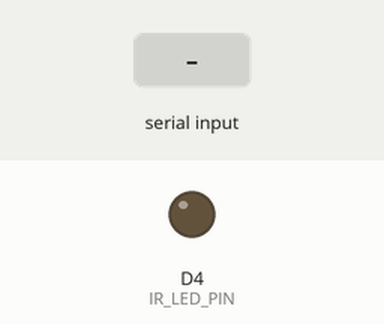
The sketch below on a simulated Arduino Uno R4 WiFi. On the bench: output pins drawn as LEDs (lit = HIGH). Dashed ring = blinking. The test bench sets the inputs (shaded band). Pins used as bus, display or sensor lines are not drawn; what the sketch prints to the serial monitor is not drawn.

Above: at 1.8 s.
1.9 s: "play\n" received over Serial
At 2.93 s:
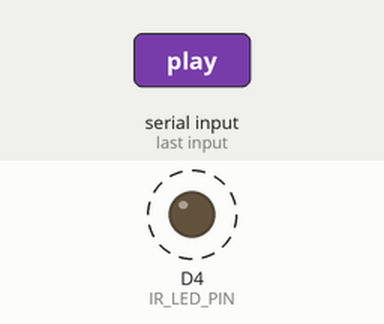
4.9 s: "bpm 140\n" received over Serial
7.9 s: "stop\n" received over Serial
At 8.6 s:
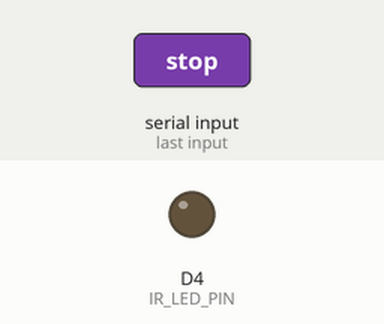
Timing chart, 0 to 10.9 s (numbered marks = the images above; inputs shaded):
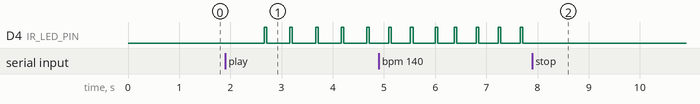

The sketch:

Master.ino
```cpp
/**
 * @file    main.ino  (Master)
 * @brief   赤外線同期輪唱システム — マスタ機 メインスケッチ
 *
 * =====================================================================
 *  【操作方法】シリアルモニタから以下のコマンドを入力して送信する
 *
 *   play          → 全スレーブへ BPM を送ってから PLAY を送信
 *   stop          → 全スレーブへ STOP を送信
 *   bpm <値>      → BPM を指定値 (40〜240) に変更して全スレーブへ送信
 *   bpm+          → BPM を 5 増加して全スレーブへ送信
 *   bpm-          → BPM を 5 減少して全スレーブへ送信
 *   sync          → SYNC を今すぐ 1 回全スレーブへ送信（手動）
 *   status        → 現在の BPM・再生状態をシリアルに表示
 *   help          → コマンド一覧を表示
 *
 *  【入力の注意】
 *   - 大文字・小文字どちらでも可（例: PLAY / play / Play すべて有効）
 *   - 行末は LF (\n) または CR+LF どちらでも動作する
 *   - シリアルモニタの「改行なし」設定には対応しない
 *
 * =====================================================================
 *  【setup() でやること】
 *    1. Serial.begin()   シリアル通信の開始（コマンド受信も兼ねる）
 *    2. tx.begin()       IR 送信モジュールの初期化（GPT タイマー確保）
 *    3. 起動後すぐに全スレーブへ初期 BPM を送信
 *
 *  【loop() でやること】
 *    1. handleSerial()      シリアルバッファを読み、コマンド行が完成したら実行
 *    2. updateSyncTiming()  再生中のとき 1 拍ごとに全スレーブへ SYNC を送信
 * =====================================================================
 */

// ============================================================
//  インクルード
// ============================================================
// #include "../Shared/IrDef.h"   // 共通定数・コマンド定義
// #include "../Shared/Packet.h"  // パケット生成・解析
#include "IrDef.h"
#include "Packet.h"

#include "Tx.h"      // IR 送信クラス
#include "Config.h"  // プロジェクト固有設定（現在は空ファイル）

#include "LedCtrl.h"    // 演出 LED 制御

// ============================================================
//  定数
// ============================================================
constexpr uint16_t BPM_MIN     = 10;   ///< BPM 最小値
constexpr uint16_t BPM_MAX     = 600;  ///< BPM 最大値
constexpr uint16_t BPM_DEFAULT = 120;  ///< 起動時の初期 BPM
constexpr uint16_t BPM_STEP    = 5;    ///< bpm+/bpm- 1 回あたりの変化量

/** シリアル受信バッファのサイズ (コマンド最大文字数 + 1) */
constexpr uint8_t  SERIAL_BUF_SIZE = 32;

// ============================================================
//  輪唱スケジュール（★ ここで輪唱の入りタイミングを管理する ★）
// ============================================================
/**
 * 各スレーブが「再生開始してから何拍後に演奏を始めるか」を Master が管理する。
 * Master は PLAY コマンドを各スレーブへ個別に時間差で送ることで輪唱を作る。
 * スレーブ側は PLAY を受け取った瞬間に即演奏を開始する（自己遅延なし）。
 *
 *   ROUND_START_BEAT[i] … i 号機(1始まり)の開始拍
 *   ROUND_SLAVE_DEST[i] … i 号機の宛先アドレス
 *
 * 【機体構成】 1〜3号機 = 旋律（輪唱）, 4〜5号機 = リズム（ドラム）
 *   - 旋律 3 機は 8 拍（2小節）ずつずらして 3 部輪唱にする → 0, 8, 16
 *   - リズム 2 機は輪唱初回（拍 0）から演奏を開始する        → 0, 0
 *   ※ 各機の役割・楽器は Slave 側 Song.h の VOICES[] と対応させること。
 */
constexpr uint8_t  ROUND_SLAVE_COUNT = 5;
constexpr uint16_t ROUND_START_BEAT[ROUND_SLAVE_COUNT] = { 0, 8, 16, 0, 0 };
constexpr uint8_t  ROUND_SLAVE_DEST[ROUND_SLAVE_COUNT] = {
    IR_DEST_SLAVE1, IR_DEST_SLAVE2, IR_DEST_SLAVE3, IR_DEST_SLAVE4, IR_DEST_SLAVE5
};


// ============================================================
//  インスタンス / グローバル変数
// ============================================================
/** IR 送信オブジェクト */
static Tx tx;

/** 可視光 LED 制御オブジェクト */
static LedCtrl ledCtrl;

/** 現在の BPM 値 */
static uint16_t g_bpm        = BPM_DEFAULT;

/** 再生中フラグ */
static bool     g_playing    = false;

/** 最後に SYNC を送った時刻 [ms]（ドリフト補正のため累積加算で管理）*/
static uint32_t g_lastSyncMs = 0;

/** 再生開始からの経過拍数（輪唱スケジュールと SYNC の拍カウンタを兼ねる）*/
static uint16_t g_beat = 0;

/** 各スレーブへ開始 PLAY を送信済みか（輪唱の二重送信防止）*/
static bool     g_started[ROUND_SLAVE_COUNT] = { false };

/** 論理コマンド連番 (2bit ラップ, 反復送信の重複除去に使用) */
static uint8_t  g_msgSeq = 0;

// ── シリアル受信バッファ ─────────────────────────────────────
/** 1 コマンド分の文字を溜めるバッファ */
static char     g_serialBuf[SERIAL_BUF_SIZE];
/** バッファに書き込んでいる現在位置 */
static uint8_t  g_serialPos  = 0;

// ============================================================
//  前方宣言
// ============================================================
static void sendCommand(uint8_t dest, IrCmd cmd, uint8_t data = 0);
static void handleSerial();
static void execCommand(const char* line);
static void updateSyncTiming();
static void dispatchRoundStarts(uint16_t beat);
static void printStatus();
static void printHelp();

// ============================================================
//  setup()
// ============================================================
void setup() {
    // ── シリアル初期化 ─────────────────────────────────────
    // ボーレート 115200bps。シリアルモニタも同じ値に設定すること。
    Serial.begin(115200);
    while (!Serial && millis() < 3000) {}

    Serial.println(F("========================================"));
    Serial.println(F(" 赤外線同期輪唱システム --- Master 起動"));
    Serial.println(F("========================================"));

    // ── IR 送信モジュール初期化 ────────────────────────────
    // 内部で FspTimer を使って GPT チャンネルを確保し、
    // 76kHz 周期割り込みを起動する（搬送波はまだ出力しない）
    tx.begin();

    ledCtrl.begin();

    // ── 起動時に全スレーブへ初期 BPM を送信 ─────────────────
    // スレーブ側の setup() 完了を待ってから送信する
    delay(500);
    sendCommand(IR_DEST_ALL, IrCmd::BPM, (uint8_t)((g_bpm - BPM_IR_MIN) / BPM_IR_STEP));

    printStatus();
    printHelp();
}

// ============================================================
//  loop()
// ============================================================
void loop() {
    // ── 1. シリアル入力の処理 ──────────────────────────────
    // 受信文字をバッファに溜め、改行が来たらコマンドを実行する
    handleSerial();

    // ── 2. 定期 SYNC 送信 ──────────────────────────────────
    // 再生中のときだけ 1 拍ごとのタイミングで SYNC を全員に送る
    updateSyncTiming();

    ledCtrl.update();
}

// ============================================================
//  handleSerial() ── シリアル受信とコマンドライン組み立て
// ============================================================
/**
 * @brief シリアルバッファを読み取り、改行が来たらコマンドを実行する
 *
 * @details
 *   loop() が呼ばれるたびに Serial.available() で受信文字を確認し、
 *   文字が来ていれば g_serialBuf に追記する。
 *   '\n'（LF）または '\r'（CR）を受け取ったら 1 行完成とみなし、
 *   execCommand() でコマンド文字列を解析・実行する。
 *
 *   バッファオーバーフロー防止:
 *     SERIAL_BUF_SIZE - 1 文字を超えた場合はバッファをクリアする。
 */
static void handleSerial() {
    while (Serial.available() > 0) {
        const char c = static_cast<char>(Serial.read());

        if (c == '\n' || c == '\r') {
            // 改行 → 1 行完成
            if (g_serialPos > 0) {
                g_serialBuf[g_serialPos] = '\0';  // 終端文字を追加
                execCommand(g_serialBuf);          // コマンドを実行
                g_serialPos = 0;                   // バッファをリセット
            }
            // g_serialPos == 0 のとき（空行）は何もしない

        } else if (g_serialPos < SERIAL_BUF_SIZE - 1) {
            // 通常文字 → バッファに追記
            g_serialBuf[g_serialPos++] = c;

        } else {
            // バッファ満杯 → 不正入力としてリセット
            Serial.println(F("[ERR] コマンドが長すぎます。バッファをクリアしました。"));
            g_serialPos = 0;
        }
    }
}

// ============================================================
//  execCommand() ── コマンド文字列の解析と実行
// ============================================================
/**
 * @brief 1 行のコマンド文字列を解析して対応する処理を実行する
 *
 * @param line  '\0' 終端のコマンド文字列（例: "play", "bpm 140"）
 *
 * @details
 *   受け取った文字列全体を小文字化してから比較する。
 *   "bpm <数値>" のように引数を持つコマンドは strtol() で数値を解析する。
 *
 *   対応コマンド一覧:
 *     play        PLAY シーケンスを実行（BPM送信 → PLAY送信）
 *     stop        STOP を全スレーブへ送信
 *     bpm <値>    BPM を指定値に変更して全スレーブへ送信
 *     bpm+        BPM を BPM_STEP 増加
 *     bpm-        BPM を BPM_STEP 減少
 *     sync        SYNC を今すぐ 1 回送信（手動トリガー）
 *     status      現在状態をシリアルに表示
 *     help / ?    コマンド一覧を表示
 */
static void execCommand(const char* line) {
    // ── 文字列全体を小文字化（コピーを作って操作）─────────
    char lower[SERIAL_BUF_SIZE];
    uint8_t i = 0;
    while (line[i] != '\0' && i < SERIAL_BUF_SIZE - 1) {
        // 'A'〜'Z' を 'a'〜'z' に変換（それ以外はそのまま）
        lower[i] = (line[i] >= 'A' && line[i] <= 'Z')
                   ? static_cast<char>(line[i] + 32)
                   : line[i];
        i++;
    }
    lower[i] = '\0';

    // ── 入力をシリアルにエコー表示 ─────────────────────────
    Serial.print(F("> ")); Serial.println(lower);

    // ── コマンド分岐 ────────────────────────────────────────

    // ---------- play ----------
    if (strcmp(lower, "play") == 0) {
        if (g_playing) {
            Serial.println(F("[INFO] すでに再生中です。"));
            return;
        }
        // STEP 1: 最新 BPM を全スレーブへ送る
        //         → スレーブが古い BPM で再生するのを防ぐ
        sendCommand(IR_DEST_ALL, IrCmd::BPM, (uint8_t)((g_bpm - BPM_IR_MIN) / BPM_IR_STEP));

        // STEP 2: BPM パケットの受信・処理が完了するまで少し待つ
        delay(30);

        // STEP 3: 輪唱スケジュールを初期化して再生状態へ
        //         PLAY は全員一斉ではなく、各スレーブへ時間差で個別送信する。
        //         輪唱タイミングはすべて Master(ROUND_START_BEAT[]) が管理する。
        g_beat       = 0;
        g_playing    = true;
        g_lastSyncMs = millis();  // SYNC/拍タイマーをここからリスタート
        for (uint8_t i = 0; i < ROUND_SLAVE_COUNT; i++) g_started[i] = false;

        // STEP 4: 開始拍 0 のスレーブを今すぐ始動させる（残りは loop で時間差送信）
        dispatchRoundStarts(g_beat);
        printStatus();

    // ---------- stop ----------
    } else if (strcmp(lower, "stop") == 0) {
        if (!g_playing) {
            Serial.println(F("[INFO] すでに停止中です。"));
            return;
        }
        sendCommand(IR_DEST_ALL, IrCmd::STOP, 0);
        g_playing = false;
        printStatus();

    // ---------- bpm+ ----------
    } else if (strcmp(lower, "bpm+") == 0) {
        if (g_bpm <= BPM_MAX - BPM_STEP) {
            g_bpm += BPM_STEP;
            sendCommand(IR_DEST_ALL, IrCmd::BPM, (uint8_t)((g_bpm - BPM_IR_MIN) / BPM_IR_STEP));
        } else {
            Serial.print(F("[INFO] BPM 上限 (")); Serial.print(BPM_MAX);
            Serial.println(F(") に達しています。"));
        }
        printStatus();

    // ---------- bpm- ----------
    } else if (strcmp(lower, "bpm-") == 0) {
        if (g_bpm >= BPM_MIN + BPM_STEP) {
            g_bpm -= BPM_STEP;
            sendCommand(IR_DEST_ALL, IrCmd::BPM, (uint8_t)((g_bpm - BPM_IR_MIN) / BPM_IR_STEP));
        } else {
            Serial.print(F("[INFO] BPM 下限 (")); Serial.print(BPM_MIN);
            Serial.println(F(") に達しています。"));
        }
        printStatus();

    // ---------- bpm <値> ----------
    // "bpm" の後にスペースと数値が続く形式（例: "bpm 140"）
    } else if (strncmp(lower, "bpm ", 4) == 0) {
        // 数値部分を "bpm " (4文字) の直後から取り出す
        const long val = strtol(lower + 4, nullptr, 10);

        if (val < BPM_MIN || val > BPM_MAX) {
            Serial.print(F("[ERR] BPM は "));
            Serial.print(BPM_MIN);
            Serial.print(F("〜"));
            Serial.print(BPM_MAX);
            Serial.println(F(" の範囲で指定してください。"));
        } else {
            g_bpm = static_cast<uint16_t>(val);
            sendCommand(IR_DEST_ALL, IrCmd::BPM, (uint8_t)((g_bpm - BPM_IR_MIN) / BPM_IR_STEP));
            printStatus();
        }

    // ---------- sync ----------
    // 手動で今すぐ SYNC を 1 回送信する（自動 SYNC とは別）
    } else if (strcmp(lower, "sync") == 0) {
        static uint8_t manualBeat = 0;
        sendCommand(IR_DEST_ALL, IrCmd::SYNC, manualBeat++);
        Serial.println(F("[INFO] SYNC を手動送信しました。"));

    // ---------- status ----------
    } else if (strcmp(lower, "status") == 0) {
        printStatus();

    // ---------- help / ? ----------
    } else if (strcmp(lower, "help") == 0 || strcmp(lower, "?") == 0) {
        printHelp();

    // ---------- 不明なコマンド ----------
    } else {
        Serial.print(F("[ERR] 不明なコマンド: \""));
        Serial.print(lower);
        Serial.println(F("\"  \"help\" でコマンド一覧を確認できます。"));
    }
}

// ============================================================
//  sendCommand() ── パケット生成 + IR 送信のラッパー
// ============================================================
/**
 * @brief 指定コマンドを宛先スレーブへ送信する
 *
 * @param dest  宛先アドレス (IR_DEST_ALL = 全員, IR_DEST_SLAVE1〜5 = 個別)
 * @param cmd   コマンド (IrCmd::PLAY / STOP / BPM / SYNC)
 * @param data  コマンドに付随するデータ (BPM 値など。不要なら 0)
 *
 * @details
 *   STEP 1: Packet::build() で 24bit パケットを生成する
 *           宛先・コマンド・データを所定ビット位置に配置し、
 *           XOR チェックバイトを自動計算して付与する。
 *
 *   STEP 2: tx.sendFrame() で NEC フォーマットで送信する
 *           ブロッキング処理。最長フレームで約 68ms かかる。
 */
static void sendCommand(uint8_t dest, IrCmd cmd, uint8_t data) {
    // STEP 1: SEQ と反復回数を決定
    uint8_t seq;
    uint8_t repeat;
    if (cmd == IrCmd::SYNC) {
        // SYNC は毎拍送信の自己回復型。SEQ は進めず 1 回のみ送る。
        seq    = g_msgSeq;
        repeat = 1;
    } else {
        // 論理コマンドごとに SEQ を +1（2bit ラップ）
        g_msgSeq = (g_msgSeq + 1) & IR_SEQ_MAX;
        seq      = g_msgSeq;
        // 再生中の PLAY/BPM は拍タイミングに直結するため 1 回のみ送信し、
        // IR_REPEAT_COUNT 回のブロッキング（最大 ~200ms）が拍のスケジューリングを
        // 乱すのを防ぐ（バースト送信や見かけ上のテンポ変動の原因になるため）。
        // STOP は再生タイミングと無関係なので、従来通り確実性を優先して連送する。
        repeat = (g_playing && cmd != IrCmd::STOP) ? 1 : IR_REPEAT_COUNT;
    }

    // STEP 2: 24bit パケット生成（拡張ハミング SEC-DED 符号化）
    const uint32_t packet = Packet::build(
        dest,
        static_cast<uint8_t>(cmd),
        data,
        seq
    );

    // STEP 3: 赤外線送信（重要コマンドは同一フレームを連送）
    for (uint8_t r = 0; r < repeat; r++) {
        tx.sendFrame(packet);
        if (r + 1 < repeat) delay(IR_REPEAT_GAP_MS);
    }

    // デバッグ出力
    Serial.print(F("  [TX] dest=0x")); Serial.print(dest, HEX);
    Serial.print(F(" cmd=0x"));        Serial.print(static_cast<uint8_t>(cmd), HEX);
    Serial.print(F(" data="));         Serial.print(data);
    Serial.print(F(" seq="));          Serial.print(seq);
    Serial.print(F(" x"));             Serial.print(repeat);
    Serial.print(F(" pkt=0x"));        Serial.println(packet, HEX);
}

// ============================================================
//  updateSyncTiming() ── 1 拍ごとの SYNC 送信 + 輪唱ディスパッチ
// ============================================================
/**
 * @brief 再生中、1 拍ごとに輪唱の始動判定と SYNC 送信を行う
 *
 * @details
 *   1 拍の間隔 [ms] = 60000 / BPM
 *   (例) BPM=120 → 500ms ごと
 *
 *   【ドリフト補正】
 *     g_lastSyncMs += beatMs とすることで、sendCommand() の処理時間が
 *     タイミングに積み重なるドリフトを防ぐ。
 *
 *   【輪唱の管理（Master 側）】
 *     g_beat（経過拍）を 1 拍ごとに加算し、dispatchRoundStarts() で
 *     開始拍に達したスレーブへ個別 PLAY を送る。輪唱の入りタイミングは
 *     すべて Master が制御し、スレーブは PLAY 受信で即演奏を開始する。
 *
 *   【SYNC の役割】
 *     全スレーブへ毎拍ブロードキャストし、各スレーブの内部タイマの
 *     位相ズレ（遅延）を補正させる。data には g_beat の下位 8bit を載せる。
 */
static void updateSyncTiming() {
    if (!g_playing) return;

    const uint32_t beatMs = 60000UL / g_bpm;

    if (millis() - g_lastSyncMs >= beatMs) {
        g_lastSyncMs += beatMs;  // 累積加算でドリフト防止
        g_beat++;                // 再生開始からの経過拍

        // ── 1. 輪唱の入りタイミング: 開始拍に達したスレーブを個別始動 ──
        dispatchRoundStarts(g_beat);

        // ── 2. 全スレーブへ SYNC を送信（位相ドリフト補正用）──
        //      data には拍カウンタの下位 8bit を載せる
        sendCommand(IR_DEST_ALL, IrCmd::SYNC, (uint8_t)(g_beat & 0xFF));
        ledCtrl.flash();  // 送信タイミングで可視光 LED を点滅
    }
}

// ============================================================
//  dispatchRoundStarts() ── 開始拍に達したスレーブへ個別 PLAY を送る
// ============================================================
/**
 * @brief 経過拍 beat に開始タイミングが一致したスレーブへ PLAY を個別送信する
 *
 * @param beat 再生開始からの経過拍数
 *
 * @details
 *   ROUND_START_BEAT[i] <= beat になった未始動スレーブへ PLAY を送り、
 *   g_started[i] を立てて二重送信を防ぐ。これにより輪唱の入りタイミングを
 *   すべて Master 側で制御する。スレーブは PLAY 受信で即演奏を開始する。
 */
static void dispatchRoundStarts(uint16_t beat) {
    for (uint8_t i = 0; i < ROUND_SLAVE_COUNT; i++) {
        if (!g_started[i] && beat >= ROUND_START_BEAT[i]) {
            sendCommand(ROUND_SLAVE_DEST[i], IrCmd::PLAY, 0);
            g_started[i] = true;
            Serial.print(F("[ROUND] "));
            Serial.print(i + 1);
            Serial.print(F("号機 開始 (拍 "));
            Serial.print(ROUND_START_BEAT[i]);
            Serial.println(F(")"));
        }
    }
}

// ============================================================
//  printStatus() ── 現在状態の表示
// ============================================================
static void printStatus() {
    Serial.println(F("+-----------------+"));
    Serial.print(F("|  BPM   : "));
    // 3桁表示のために空白でパディング
    if (g_bpm < 100) Serial.print(F(" "));
    if (g_bpm <  10) Serial.print(F(" "));
    Serial.print(g_bpm);
    Serial.println(F("         |"));
    Serial.print(F("|  再生  : "));
    Serial.println(g_playing ? F("ON          |") : F("OFF         |"));
    Serial.println(F("+-----------------+"));
}

// ============================================================
//  printHelp() ── コマンド一覧の表示
// ============================================================
static void printHelp() {
    Serial.println(F("--- コマンド一覧 ----------------------------"));
    Serial.println(F("  play        全スレーブへ BPM 送信 -> PLAY"));
    Serial.println(F("  stop        全スレーブへ STOP 送信"));
    Serial.println(F("  bpm <値>    BPM を指定値 (10〜600, 5刻み) に変更"));
    Serial.println(F("  bpm+        BPM を +5"));
    Serial.println(F("  bpm-        BPM を -5"));
    Serial.println(F("  sync        SYNC を今すぐ手動送信"));
    Serial.println(F("  status      現在の状態を表示"));
    Serial.println(F("  help / ?    このヘルプを表示"));
    Serial.println(F("--------------------------------------------"));
}
```

Input.cpp
```cpp

```

LedCtrl.cpp
```cpp
#include "LedCtrl.h"

void LedCtrl::begin() {
    // Tx::begin() が先に同じピンを初期化しているが、二重呼び出しは無害
    pinMode(IR_LED_PIN, OUTPUT);
    digitalWrite(IR_LED_PIN, LOW);
}

void LedCtrl::flash(uint16_t durationMs) {
    digitalWrite(IR_LED_PIN, HIGH);
    _offAt = millis() + durationMs;
}

void LedCtrl::update() {
    if (_offAt && millis() >= _offAt) {
        digitalWrite(IR_LED_PIN, LOW);
        _offAt = 0;
    }
}
```

LedCtrl.h
```cpp
#pragma once
#include <Arduino.h>
#include "IrDef.h"

/**
 * @brief 可視光 LED の非ブロッキング点滅制御 (IR_LED_PIN = D4)
 *
 * flash() を呼ぶと LED を ON にし、update() を loop() 内で毎回呼ぶことで
 * 指定時間後に自動 OFF する。delay() を使わないためタイミングを乱さない。
 */
class LedCtrl {
public:
    void begin();
    void flash(uint16_t durationMs = 50);
    void update();

private:
    uint32_t _offAt = 0;  // LED を OFF にする millis() 値 (0 = 消灯済み)
};
```

Scheduler.cpp
```cpp

```

Config.h
```cpp

```

Source omitted: IrDef.h (5893 bytes), Packet.cpp (6239 bytes), Packet.h (3720 bytes), Tx.cpp (7538 bytes), Tx.h (2518 bytes)

Measured:
- after the input at 1.9 s, D4 (IR_LED_PIN): alternates HIGH for 0.05 s and LOW for 0.45 s, starting after 0.76 s
- after the input at 7.9 s, D4 (IR_LED_PIN): stops changing and stays LOW
